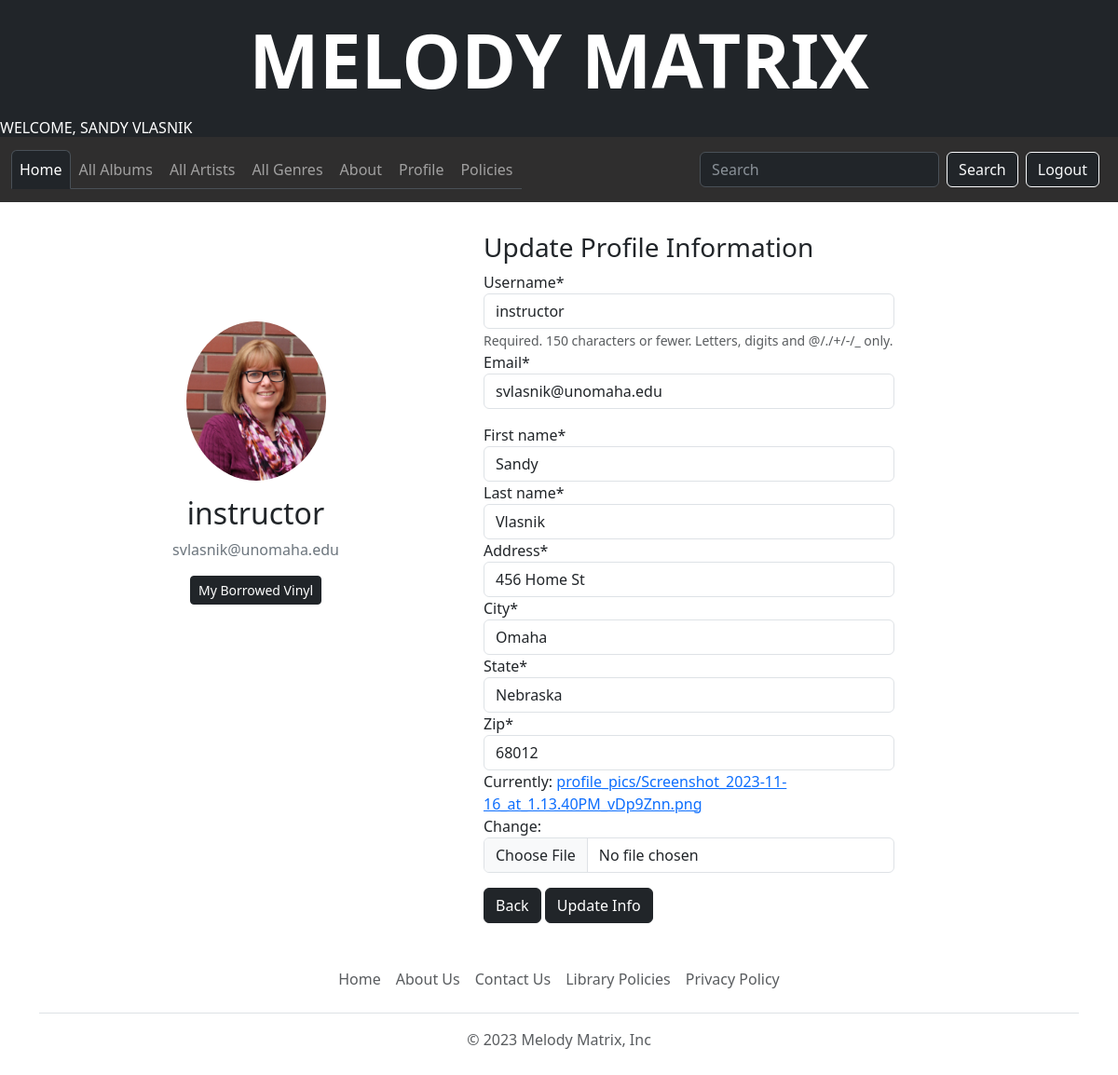
The app's page /profile/ (signed in) with its own data.
### MelodyMatrix/models.py (models this page shows, shortened)
class UserProfile(models.Model):
    user = models.OneToOneField(User, on_delete=models.CASCADE, unique=True)
    image = models.ImageField(default='default.png', upload_to='profile_pics')
    first_name = models.CharField(max_length=250, null=True)
    last_name = models.CharField(max_length=250, null=True)
    address = models.CharField(max_length=400, null=True)
    city = models.CharField(max_length=200, null=True)
    state = models.CharField(max_length=100, null=True)
    zip = models.IntegerField(null=True)

### MelodyMatrix/views.py (the view)
# urls.py: path('profile/', profile, name='profile'),
def profile(request):
    User = get_user_model()
    if not hasattr(request.user, 'userprofile'):
        UserProfile.objects.create(user=request.user)
    if request.method == 'POST':
        u_form = UserUpdateForm(request.POST, instance=request.user)
        p_form = ProfileUpdateForm(request.POST, request.FILES, instance=request.user.userprofile)
        if u_form.is_valid() and p_form.is_valid():
            u_form.save()
            p_form.save()
    else:
        u_form = UserUpdateForm(instance=request.user)
        p_form = ProfileUpdateForm(instance=request.user.userprofile)
    context = {
        'u_form': u_form,
        'p_form': p_form,
    }
    return render(request, 'profile.html', context)

### MelodyMatrix/forms.py (shortened to what this page needs)
class UserUpdateForm(forms.ModelForm):
    email = forms.EmailField()
    class Meta:
        model = User
        fields = ['username', 'email']

class ProfileUpdateForm(forms.ModelForm):
    class Meta:
        model = UserProfile
        fields = ['image', 'first_name', 'last_name', 'address', 'city', 'state', 'zip']
    def __init__(self, *args, **kwargs):
        super(ProfileUpdateForm, self).__init__(*args, **kwargs)
        self.fields['image'].widget.attrs['class'] = 'form-control'
        self.fields['image'].label = ''  # Remove the label
        self.fields['image'].help_text = ''  # Remove the help text

### MelodyMatrix/templates/profile.html (shortened to what this page needs)
{% extends "MelodyMatrix/base.html" %}
{% load crispy_forms_tags static %}
{% block content %}
    <div class="content-section">
        <div class="media">
            <div class="container rounded bg-white mt-2 mb-2">
                <div class="row">
                    <div class="col-md-5 border-right">
                        <div class="d-flex flex-column align-items-center p-3 py-5">
                            {% if user.userprofile.image %}
                                <img class="rounded-circle mt-5 mb-3" width="150px" src="{{ user.userprofile.image.url }}">
                            {% else %}
                                <img class="rounded-circle mt-5 mb-3" width="150px" src="{% static 'locallibrary/media/default_image/Defaut.png' %}">
                            {% endif %}
                            <h2 class="account-heading">{{ user.username }}</h2>
                            <p class="text-secondary">{{ user.email }}</p>
                            <a href="{% url 'my_vinyl' %}" class="btn btn-dark btn-sm">My Borrowed Vinyl</a>
                        </div>
                    </div>
                    <div class="col-md-5 border-right">
                        <form method="POST" enctype="multipart/form-data">
                            <fieldset class="form-group">
                                <h3>Update Profile Information</h3>
                                <div class="row mt-2">
                                    {{ u_form|crispy }}
                                </div>
                                <div class="row mt-3">
                                    {{ p_form.first_name|as_crispy_field }}
                                    {{ p_form.last_name|as_crispy_field }}
                                    {{ p_form.address|as_crispy_field }}
                                    {{ p_form.city|as_crispy_field }}
                                    {{ p_form.state|as_crispy_field }}
                                    {{ p_form.zip|as_crispy_field }}
                                    {{ p_form.image|as_crispy_field }}
                                </div>
                            </fieldset>
                            <div class="form-group">
                                <a href="{% url 'view_profile' %}" class="btn btn-dark">Back</a>
                                <button class="btn btn-dark" type="submit">Update Info</button>
                            </div>
                        </form>
                    </div>
                </div>
            </div>
        </div>
    </div>
{% endblock content %}

### MelodyMatrix/templates/MelodyMatrix/base.html (shortened to what this page needs)
{% load static %}
<!DOCTYPE html>
<html lang="en">
<head>
    <link href="https://cdn.jsdelivr.net/npm/bootstrap@5.3.0-alpha1/dist/css/bootstrap.min.css" rel="stylesheet"
>
</head>
<body>
<h1 class="display-1 text-center text-uppercase fw-bold text-bg-dark p-3" style="margin-bottom: 0;">
    <a href="{% url 'index' %}" style="text-decoration: none; color: inherit;">Melody Matrix</a>
</h1>
<h6 class="text-right text-uppercase p-0 text-bg-dark" style="margin-bottom: 0;" >
    {% if user.is_authenticated %}
        Welcome, {{ user.first_name }} {{ user.last_name }}
    {% endif %}
</h6>
<nav class="navbar navbar-expand-lg" data-bs-theme="dark" style="background-color: #2F2E2E;margin-bottom: 0;">
    <div class="container-fluid">
        <div class="collapse navbar-collapse" id="navbarSupportedContent">
            <ul class="navbar-nav me-auto nav-tabs mb-2 mb-lg-0">
                <li class="nav-item">
                    <a class="nav-link active" href="{% url 'index' %}">Home</a>
                </li>
                <li class="nav-item">
                    <a class="nav-link" href="{% url 'album_list' %}">All Albums</a>
                </li>
                <li class="nav-item">
                    <a class="nav-link" href="{% url 'artist_list' %}">All Artists</a>
                </li>
                <li class="nav-item">
                    <a class="nav-link" href="{% url 'all_genres' %}">All Genres</a>
                </li>
                <li class="nav-item">
                    <a class="nav-link" href="#">About</a>
                </li>
                {% if user.is_authenticated %}
                    <li><a class="nav-link" href="{% url 'view_profile' %}">Profile</a></li>
                {% endif %}
                <li class="nav-item">
                    <a class="nav-link" href="#">Policies</a>
                </li>
            </ul>
            <form class="d-flex" action="{% url 'search' %}" method="get">
                <input class="form-control me-2" type="search" placeholder="Search" aria-label="Search" name="query">
                <button class="btn btn-dark btn-outline-light" type="submit">Search</button>
            </form>
            <ul class="nav navbar-nav ml-auto">
                {% if user.is_authenticated %}
                    <li><a class="nav-link" href="{% url 'logout' %}">
                            <button class="btn btn-dark btn-outline-light" type="submit">Logout</button></a>
                    </li>
                {% endif %}
            </ul>
        </div>
    </div>
</nav>
<div class="container">
    <br/>
    {% block content %}
    {% endblock %}
</div>
<div class="container">
  <footer class="py-3 my-4">
    <ul class="nav justify-content-center border-bottom pb-3 mb-3">
      <li class="nav-item"><a class="nav-link px-2 text-body-secondary" href="{% url 'index' %}">Home</a></li>
      <li class="nav-item"><a href="#" class="nav-link px-2 text-body-secondary">About Us</a></li>
      <li class="nav-item"><a href="#" class="nav-link px-2 text-body-secondary">Contact Us</a></li>
      <li class="nav-item"><a href="#" class="nav-link px-2 text-body-secondary">Library Policies</a></li>
      <li class="nav-item"><a href="#" class="nav-link px-2 text-body-secondary">Privacy Policy</a></li>
    </ul>
    <p class="text-center text-body-secondary">&copy; 2023 Melody Matrix, Inc</p>
  </footer>
</div>
</body>
</html>

### records on screen
UserProfile: first_name "Sandy", last_name "Vlasnik", address "456 Home St", city "Omaha", state "Nebraska", zip "68012"

### other values on screen
{{ user.first_name }} "SANDY"
{{ user.last_name }} "VLASNIK"
{{ user.username }} "instructor"
{{ user.email }} "svlasnik@unomaha.edu"
